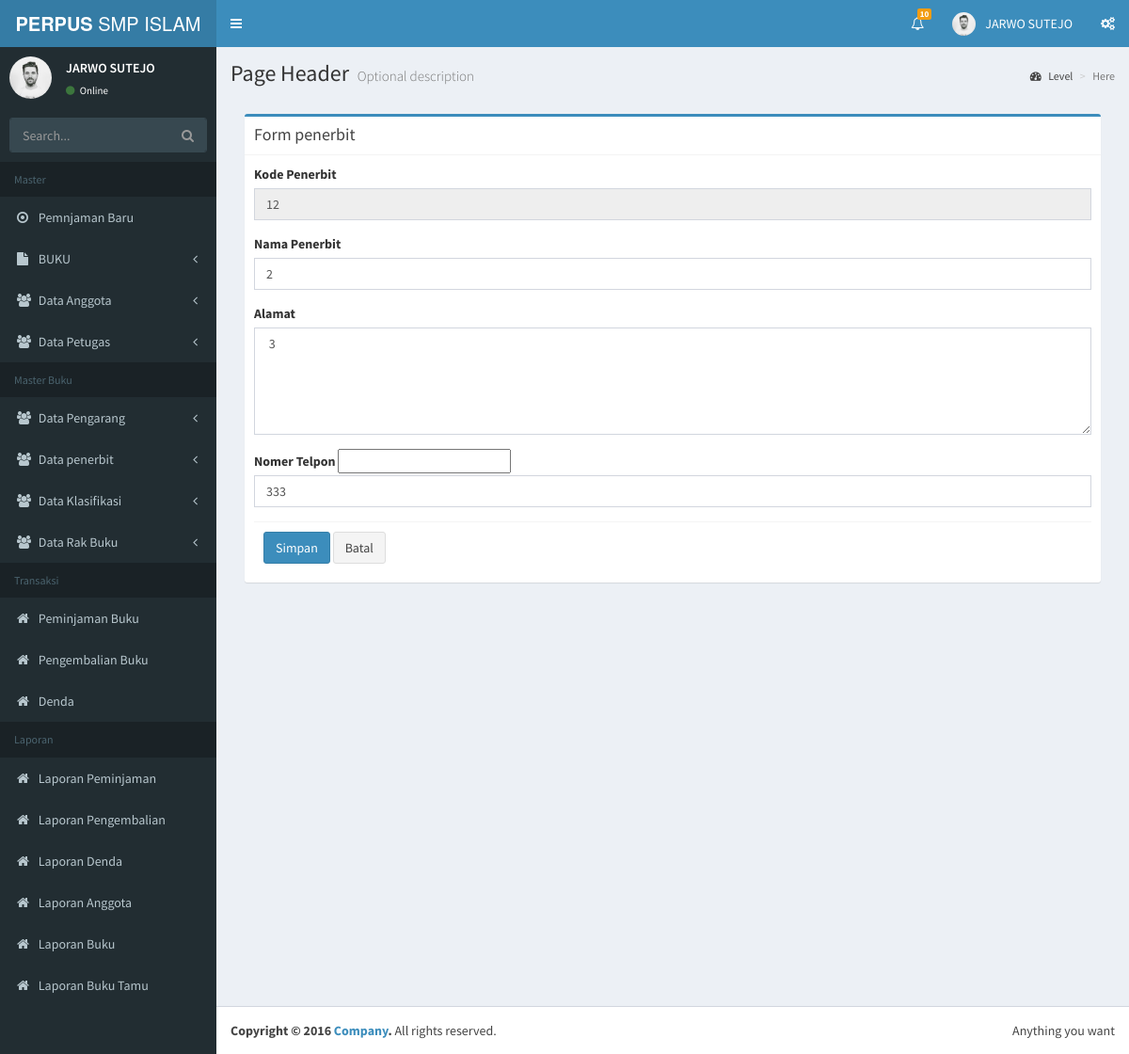
/pecahan/admin/index.php?page=penerbit&aksi=edit&id=12 (signed in), run on the app's committed database.
### tables this page shows
CREATE TABLE `penerbit` (
  `kd_penerbit` varchar(15) NOT NULL,
  `nama_penerbit` varchar(45) NOT NULL,
  `alamat` varchar(45) NOT NULL,
  `telp` varchar(13) NOT NULL,
  PRIMARY KEY (`kd_penerbit`)
);

### pecahan/admin/penerbit/penerbit_edit_form.php (the view, shortened to what this page needs)
<?php
  $id = $_GET['id'];
  $sql = mysql_query("SELECT * FROM penerbit where kd_penerbit='".$id."'");
  while ($tampil = mysql_fetch_array($sql)) {
 ?>
<section class="content">
  <div class="row">
    <div class="col-md-12">
      <div class="box box-primary">
        <div class="box-header with-border">
          <h3 class="box-title">Form penerbit</h3>
        </div>
        <form role="form" method="POST">
          <div class="box-body">
              <div class="form-group">
                  <label >Kode Penerbit</label>
                  <input readonly  name="kd_penerbit" type="name" class="form-control" id="kd_penerbit" placeholder="Kode Penerbit" value="<?php echo $tampil['kd_penerbit']; ?>">
              </div>
              <div class="form-group">
                  <label >Nama Penerbit</label>
                  <input name="nama_penerbit" type="name" class="form-control" id="nama_penerbit" placeholder="Nama Penerbit" value="<?php echo $tampil['nama_penerbit']; ?>">
              </div>
              <div class="form-group">
                   <label> Alamat</label>
                   <textarea name="alamat" class="form-control" rows="5" id="alamat" placeholder="Alamat"><?php echo $tampil['alamat']; ?></textarea>
              </div>
              <div class="form-group">
                  <label >Nomer Telpon</label>
                  <input type="text" >
                  <input name="telp" type="name" class="form-control" id="telp" placeholder="Nomer Telpon" class="input-medium bfh-phone" data-format="
                  (ddd) ddd-dddd" value="<?php echo $tampil['telp']; ?>">
              </div>
              <div class="box-footer">
                <input type="submit" class="btn btn-primary" value="Simpan" name="simpan">
                <button type="button" class="btn btn-default" data-dismiss="modal">Batal</button>
              </div>
  <?php } ?>
        </form>
      </div>

### data on the page
penerbit: kd_penerbit "12", nama_penerbit "2", alamat "3", telp "333"

### other printed values
$_SESSION['nama'] "JARWO SUTEJO"
